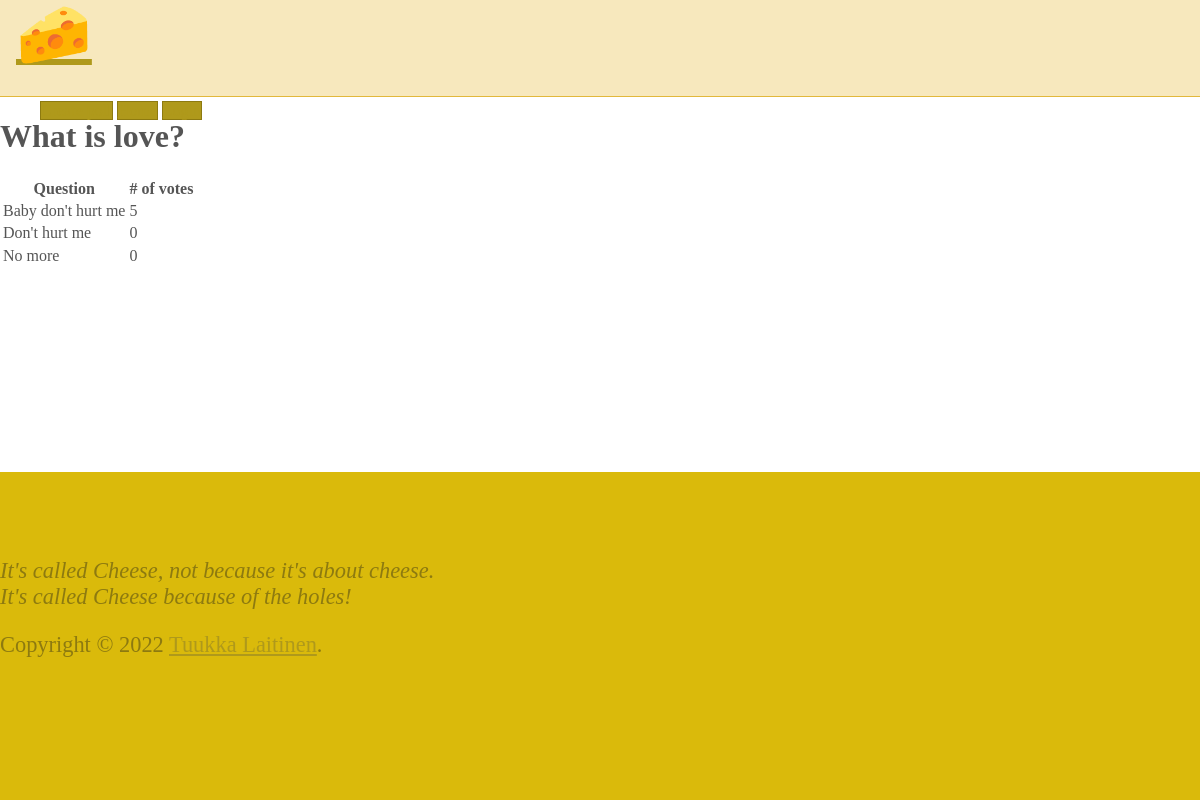
The app's page /3/results/ with its own data.
### polls/models.py (models this page shows, shortened)
class Question(models.Model):
	question_text = models.CharField(max_length=200)
	pub_date = models.DateTimeField('date published')
	owner = models.ForeignKey(User, on_delete=models.CASCADE)

class Choice(models.Model):
	question = models.ForeignKey(Question, on_delete=models.CASCADE)
	choice_text = models.CharField(max_length=200)
	votes = models.IntegerField(default=0)

### polls/views.py (the view)
# urls.py: path('<int:question_id>/results/', views.results, name='results'),
def results(request, question_id):
	question = get_object_or_404(Question, pk=question_id)
	return render(request, 'polls/results.html', {'question': question})

### polls/templates/polls/results.html
{% extends 'base.html' %}
{% block content %}
<h1>{{ question.question_text }}</h1>
{% if question.choice_set.count > 0 %}
<table>
    <thead>
        <tr>
            <th>Question</th>
            <th># of votes</th>
        </tr>
    </thead>
    <tbody>
    {% for choice in question.choice_set.all %}
        <tr>
            <td>{{ choice.choice_text }}</td>
            <td>{{ choice.votes }}</td>
        </tr>
    {% endfor %}
    </tbody>
</table>
{% else %}
<p>No choices for this question</p>
{% endif %}
{% endblock %}

### polls/static/polls/style.css (style rules this page uses)
body { color: #555; position: relative; min-height: 100vh; }
body::after { content: ''; display: block; height: 200px; }

### records on screen
Question: question_text "What is love?"
Choice: choice_text "Baby don't hurt me", votes "5"
Choice: choice_text "Don't hurt me", votes "0"
Choice: choice_text "No more", votes "0"
